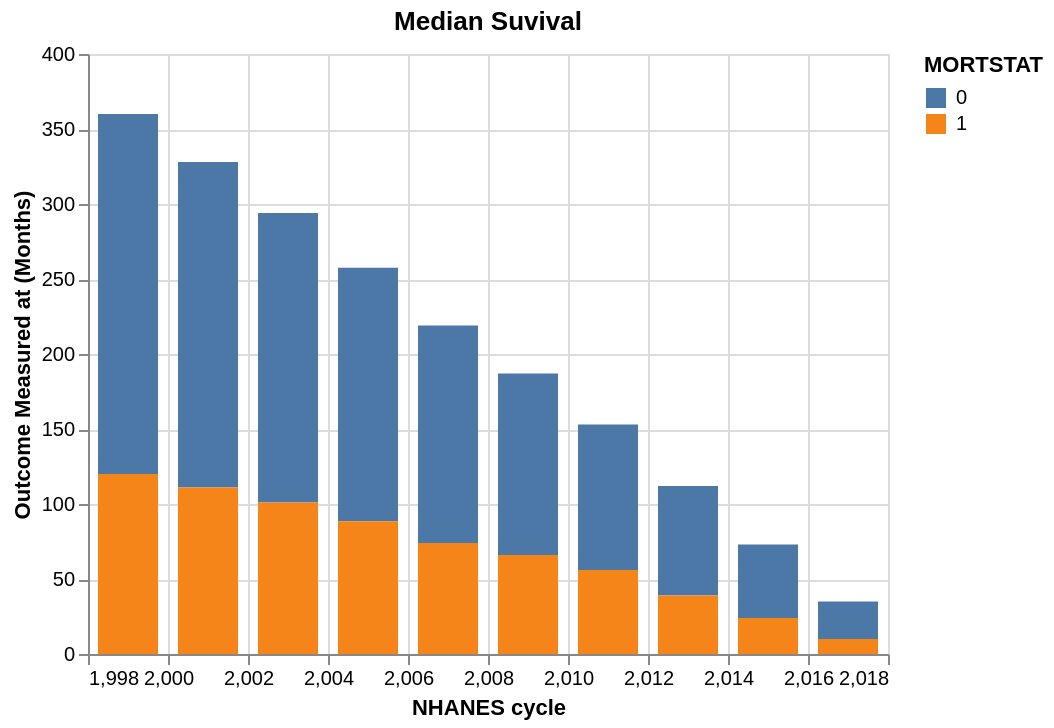

This figure's notebook cell:
### Markdown cell above
MORTSTAT is measured at variable time points. PERMTH_INT and PERMTH_EXM measure mow many months mortality was measured from NHANES interview and exam, respectively. Let's explore the PERMTH variables to look for a feasible surivial endpoint to use as our outcome variable.

### Code cell
median_survival = nhanes_ndi_df[['year','MORTSTAT','PERMTH_INT','PERMTH_EXM']].groupby(['year','MORTSTAT'],as_index=False).median()

chart = alt.Chart(median_survival,title='Median Suvival').mark_bar(width=30).encode(
        x=alt.X('year',title = 'NHANES cycle'),
        y=alt.Y('PERMTH_INT', title = 'Outcome Measured at (Months)'),
        color='MORTSTAT:N',
    ).properties(width=400)

chart.show()
#Save to file
chart.save(f'{base_path}Figures/median_survival_bymortstat_{len(nhanes_ndi_df)}.png')

### Figure 1 — Vega-Lite specification as saved in the notebook (floating-point values rounded to 4 significant figures)
{"config": {"view": {"continuousWidth": 300, "continuousHeight": 300}}, "data": {"name": "data-05811ca944b599cba7bad05b9844df25"}, "mark": {"type": "bar", "width": 30}, "encoding": {"color": {"field": "MORTSTAT", "type": "nominal"}, "x": {"field": "year", "title": "NHANES cycle", "type": "quantitative"}, "y": {"field": "PERMTH_INT", "title": "Outcome Measured at (Months)", "type": "quantitative"}}, "title": "Median Suvival", "width": 400, "$schema": "https://vega.github.io/schema/vega-lite/v5.20.1.json", "datasets": {"data-05811ca944b599cba7bad05b9844df25": [{"year": 1999, "MORTSTAT": 0.0, "PERMTH_INT": 240.0, "PERMTH_EXM": 239.0}, {"year": 1999, "MORTSTAT": 1.0, "PERMTH_INT": 120.0, "PERMTH_EXM": 119.0}, {"year": 2001, "MORTSTAT": 0.0, "PERMTH_INT": 217.0, "PERMTH_EXM": 216.0}, {"year": 2001, "MORTSTAT": 1.0, "PERMTH_INT": 111.0, "PERMTH_EXM": 110.0}, {"year": 2003, "MORTSTAT": 0.0, "PERMTH_INT": 193.0, "PERMTH_EXM": 192.0}, {"year": 2003, "MORTSTAT": 1.0, "PERMTH_INT": 101.0, "PERMTH_EXM": 101.0}, {"year": 2005, "MORTSTAT": 0.0, "PERMTH_INT": 169.0, "PERMTH_EXM": 168.0}, {"year": 2005, "MORTSTAT": 1.0, "PERMTH_INT": 88.5, "PERMTH_EXM": 87.0}, {"year": 2007, "MORTSTAT": 0.0, "PERMTH_INT": 145.0, "PERMTH_EXM": 144.0}, {"year": 2007, "MORTSTAT": 1.0, "PERMTH_INT": 74.0, "PERMTH_EXM": 73.0}, {"year": 2009, "MORTSTAT": 0.0, "PERMTH_INT": 121.0, "PERMTH_EXM": 120.0}, {"year": 2009, "MORTSTAT": 1.0, "PERMTH_INT": 66.0, "PERMTH_EXM": 65.0}, {"year": 2011, "MORTSTAT": 0.0, "PERMTH_INT": 97.0, "PERMTH_EXM": 96.0}, {"year": 2011, "MORTSTAT": 1.0, "PERMTH_INT": 56.0, "PERMTH_EXM": 55.0}, {"year": 2013, "MORTSTAT": 0.0, "PERMTH_INT": 73.0, "PERMTH_EXM": 72.0}, {"year": 2013, "MORTSTAT": 1.0, "PERMTH_INT": 39.0, "PERMTH_EXM": 38.5}, {"year": 2015, "MORTSTAT": 0.0, "PERMTH_INT": 49.0, "PERMTH_EXM": 48.0}, {"year": 2015, "MORTSTAT": 1.0, "PERMTH_INT": 24.0, "PERMTH_EXM": 24.0}, {"year": 2017, "MORTSTAT": 0.0, "PERMTH_INT": 25.0, "PERMTH_EXM": 24.0}, {"year": 2017, "MORTSTAT": 1.0, "PERMTH_INT": 10.0, "PERMTH_EXM": 9.0}]}}
